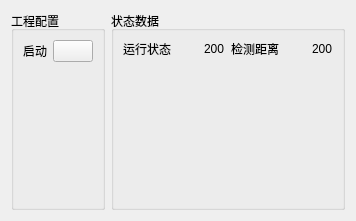
                    <widget class="QWidget" name="tab_9">
                     <attribute name="title">
                      <string>超声波雷达</string>
                     </attribute>
                     <layout class="QVBoxLayout" name="verticalLayout_33">
                      <item>
                       <layout class="QHBoxLayout" name="horizontalLayout_55">
                        <item>
                         <widget class="QGroupBox" name="groupBox_16">
                          <property name="title">
                           <string>工程配置</string>
                          </property>
                          <layout class="QVBoxLayout" name="verticalLayout_31">
                           <item>
                            <layout class="QVBoxLayout" name="verticalLayout_32">
                             <item>
                              <layout class="QHBoxLayout" name="horizontalLayout_59">
                               <item>
                                <widget class="QLabel" name="label_81">
                                 <property name="text">
                                  <string>启动</string>
                                 </property>
                                </widget>
                               </item>
                               <item>
                                <widget class="QPushButton" name="pushButton_8">
                                 <property name="text">
                                  <string/>
                                 </property>
                                </widget>
                               </item>
                              </layout>
                             </item>
                            </layout>
                           </item>
                           <item>
                            <spacer name="verticalSpacer_6">
                             <property name="orientation">
                              <enum>Qt::Vertical</enum>
                             </property>
                             <property name="sizeHint" stdset="0">
                              <size>
                               <width>20</width>
                               <height>136</height>
                              </size>
                             </property>
                            </spacer>
                           </item>
                          </layout>
                         </widget>
                        </item>
                        <item>
                         <widget class="QGroupBox" name="groupBox_17">
                          <property name="title">
                           <string>状态数据</string>
                          </property>
                          <layout class="QVBoxLayout" name="verticalLayout_34">
                           <item>
                            <layout class="QHBoxLayout" name="horizontalLayout_66">
                             <item>
                              <layout class="QHBoxLayout" name="horizontalLayout_67">
                               <item>
                                <widget class="QLabel" name="label_90">
                                 <property name="text">
                                  <string>运行状态        </string>
                                 </property>
                                </widget>
                               </item>
                               <item>
                                <widget class="QLabel" name="label_91">
                                 <property name="text">
                                  <string>200</string>
                                 </property>
                                </widget>
                               </item>
                              </layout>
                             </item>
                             <item>
                              <layout class="QHBoxLayout" name="horizontalLayout_68">
                               <item>
                                <widget class="QLabel" name="label_92">
                                 <property name="text">
                                  <string>检测距离        </string>
                                 </property>
                                </widget>
                               </item>
                               <item>
                                <widget class="QLabel" name="label_93">
                                 <property name="text">
                                  <string>200</string>
                                 </property>
                                </widget>
                               </item>
                              </layout>
                             </item>
                            </layout>
                           </item>
                           <item>
                            <spacer name="verticalSpacer_7">
                             <property name="orientation">
                              <enum>Qt::Vertical</enum>
                             </property>
                             <property name="sizeHint" stdset="0">
                              <size>
                               <width>20</width>
                               <height>140</height>
                              </size>
                             </property>
                            </spacer>
                           </item>
                          </layout>
                         </widget>
                        </item>
                       </layout>
                      </item>
                     </layout>
                    </widget>
